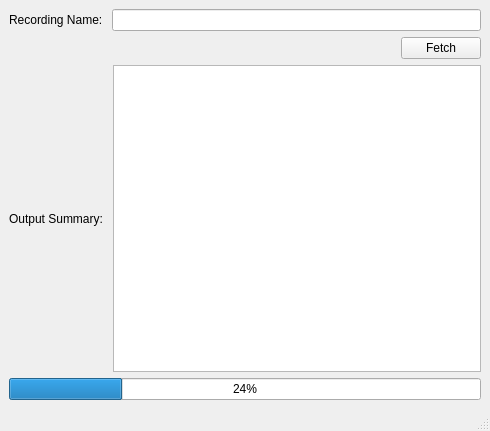
<?xml version="1.0" encoding="UTF-8"?>
<ui version="4.0">
 <class>MainWindow</class>
 <widget class="QMainWindow" name="MainWindow">
  <property name="geometry">
   <rect>
    <x>0</x>
    <y>0</y>
    <width>490</width>
    <height>431</height>
   </rect>
  </property>
  <property name="windowTitle">
   <string>Recording Summary</string>
  </property>
  <widget class="QWidget" name="centralwidget">
   <layout class="QGridLayout" name="gridLayout">
    <item row="0" column="0">
     <layout class="QVBoxLayout" name="verticalLayout">
      <item>
       <layout class="QHBoxLayout" name="horizontalLayout">
        <item>
         <widget class="QLabel" name="label">
          <property name="text">
           <string>Recording Name: </string>
          </property>
         </widget>
        </item>
        <item>
         <widget class="QLineEdit" name="lineEdit"/>
        </item>
       </layout>
      </item>
      <item>
       <layout class="QHBoxLayout" name="horizontalLayout_3">
        <item>
         <spacer name="horizontalSpacer">
          <property name="orientation">
           <enum>Qt::Horizontal</enum>
          </property>
          <property name="sizeHint" stdset="0">
           <size>
            <width>138</width>
            <height>20</height>
           </size>
          </property>
         </spacer>
        </item>
        <item>
         <widget class="QPushButton" name="pushButton">
          <property name="text">
           <string>Fetch</string>
          </property>
         </widget>
        </item>
       </layout>
      </item>
      <item>
       <layout class="QHBoxLayout" name="horizontalLayout_2">
        <item>
         <widget class="QLabel" name="label_2">
          <property name="text">
           <string>Output Summary: </string>
          </property>
         </widget>
        </item>
        <item>
         <widget class="QTextBrowser" name="textBrowser"/>
        </item>
       </layout>
      </item>
      <item>
       <widget class="QProgressBar" name="progressBar">
        <property name="value">
         <number>24</number>
        </property>
       </widget>
      </item>
     </layout>
    </item>
   </layout>
  </widget>
  <widget class="QMenuBar" name="menubar">
   <property name="geometry">
    <rect>
     <x>0</x>
     <y>0</y>
     <width>490</width>
     <height>21</height>
    </rect>
   </property>
  </widget>
  <widget class="QStatusBar" name="statusbar"/>
 </widget>
 <resources/>
 <connections/>
</ui>
